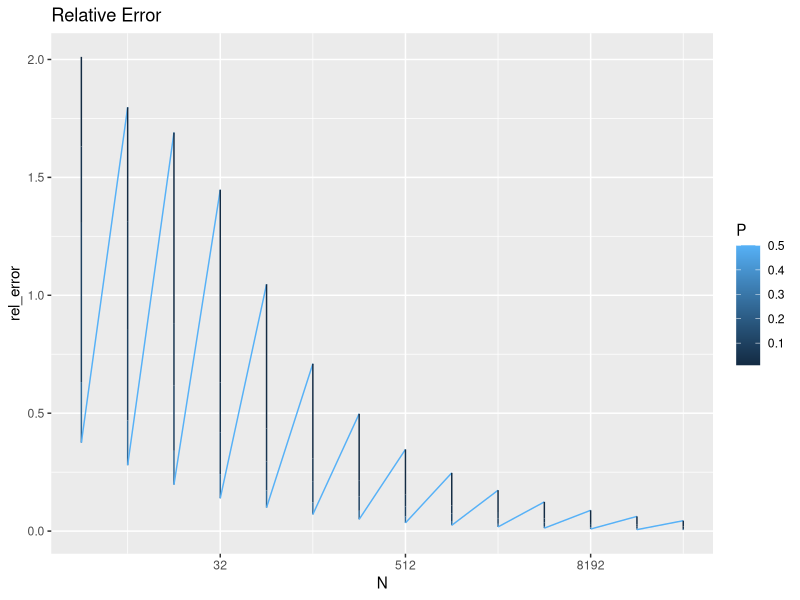
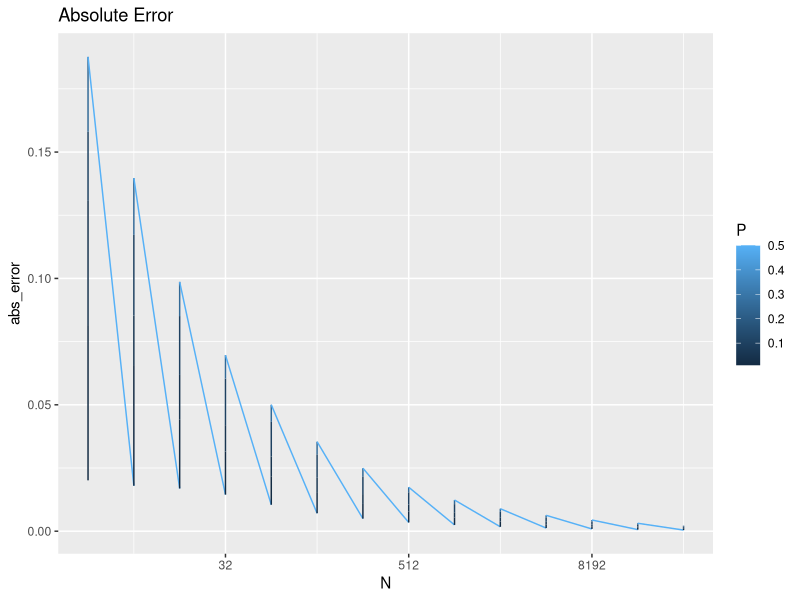

Write the R code that produced these figures, in order.
## ---- chunk 1
library(ggplot2)
library(dplyr)
## ---- chunk 2
# Create data frame

output <- expand.grid(
  N = 2^c(2:15),
  P = c(0.01, 0.05, 0.10, 0.25, 0.50),
  abs_error = NA,
  rel_error = NA,
  KEEP.OUT.ATTRS = FALSE
)
## ---- chunk 3
# For loop to run simulations
r <- 10000
for(i in 1:nrow(output)) {
  p <- output$P[i]
  n <- output$N[i]
  p_hat <- rbinom(r,n,p)/n
  output[i, "abs_error"] <- mean(abs(p_hat - p)) 
  output[i, "rel_error"] <- mean(abs(p_hat-p)/p) 
}
## ---- chunk 4
head(output)
## ---- chunk 5
ggplot(output, aes(x=N, y=rel_error)) + geom_line(aes(col=P)) + scale_x_continuous(trans='log2') + ggtitle("Relative Error")

## ---- chunk 6
ggplot(output, aes(x=N, y=abs_error)) + geom_line(aes(col=P)) + scale_x_continuous(trans='log2') + ggtitle("Absolute Error")

